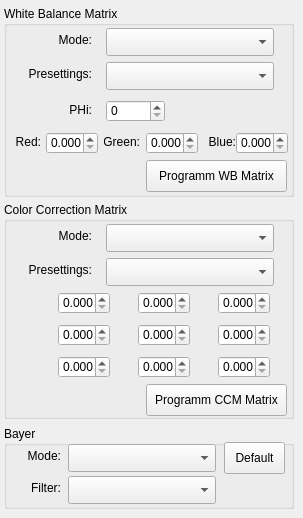
    <widget class="QWidget" name="ColorMatrixTab">
     <attribute name="title">
      <string>Color Matrix</string>
     </attribute>
     <widget class="QGroupBox" name="groupBox_3">
      <property name="geometry">
       <rect>
        <x>4</x>
        <y>6</y>
        <width>290</width>
        <height>191</height>
       </rect>
      </property>
      <property name="title">
       <string>White Balance Matrix</string>
      </property>
      <widget class="QPushButton" name="ProgramWBMatrixPushButton">
       <property name="geometry">
        <rect>
         <x>142</x>
         <y>154</y>
         <width>141</width>
         <height>32</height>
        </rect>
       </property>
       <property name="text">
        <string>Programm WB Matrix</string>
       </property>
      </widget>
      <widget class="QLabel" name="label_12">
       <property name="geometry">
        <rect>
         <x>8</x>
         <y>26</y>
         <width>80</width>
         <height>16</height>
        </rect>
       </property>
       <property name="text">
        <string>Mode:</string>
       </property>
       <property name="alignment">
        <set>Qt::AlignRight|Qt::AlignTrailing|Qt::AlignVCenter</set>
       </property>
      </widget>
      <widget class="QComboBox" name="WBModeComboBox">
       <property name="geometry">
        <rect>
         <x>102</x>
         <y>22</y>
         <width>168</width>
         <height>28</height>
        </rect>
       </property>
      </widget>
      <widget class="QLabel" name="label_20">
       <property name="geometry">
        <rect>
         <x>8</x>
         <y>60</y>
         <width>80</width>
         <height>16</height>
        </rect>
       </property>
       <property name="text">
        <string>Presettings:</string>
       </property>
       <property name="alignment">
        <set>Qt::AlignRight|Qt::AlignTrailing|Qt::AlignVCenter</set>
       </property>
      </widget>
      <widget class="QComboBox" name="WBPresettingComboBox">
       <property name="geometry">
        <rect>
         <x>102</x>
         <y>56</y>
         <width>168</width>
         <height>28</height>
        </rect>
       </property>
      </widget>
      <widget class="QLabel" name="label_25">
       <property name="geometry">
        <rect>
         <x>8</x>
         <y>128</y>
         <width>29</width>
         <height>16</height>
        </rect>
       </property>
       <property name="layoutDirection">
        <enum>Qt::LeftToRight</enum>
       </property>
       <property name="text">
        <string>Red:</string>
       </property>
       <property name="alignment">
        <set>Qt::AlignRight|Qt::AlignTrailing|Qt::AlignVCenter</set>
       </property>
      </widget>
      <widget class="QLabel" name="label_23">
       <property name="geometry">
        <rect>
         <x>196</x>
         <y>128</y>
         <width>36</width>
         <height>16</height>
        </rect>
       </property>
       <property name="layoutDirection">
        <enum>Qt::LeftToRight</enum>
       </property>
       <property name="text">
        <string>Blue:</string>
       </property>
       <property name="alignment">
        <set>Qt::AlignRight|Qt::AlignTrailing|Qt::AlignVCenter</set>
       </property>
      </widget>
      <widget class="QLabel" name="label_24">
       <property name="geometry">
        <rect>
         <x>100</x>
         <y>128</y>
         <width>36</width>
         <height>16</height>
        </rect>
       </property>
       <property name="layoutDirection">
        <enum>Qt::LeftToRight</enum>
       </property>
       <property name="text">
        <string>Green:</string>
       </property>
       <property name="alignment">
        <set>Qt::AlignRight|Qt::AlignTrailing|Qt::AlignVCenter</set>
       </property>
      </widget>
      <widget class="QDoubleSpinBox" name="WBRedSpinBox">
       <property name="geometry">
        <rect>
         <x>42</x>
         <y>126</y>
         <width>52</width>
         <height>22</height>
        </rect>
       </property>
       <property name="decimals">
        <number>3</number>
       </property>
       <property name="maximum">
        <double>5.000000000000000</double>
       </property>
      </widget>
      <widget class="QSpinBox" name="WBPHiSpinBox">
       <property name="geometry">
        <rect>
         <x>102</x>
         <y>94</y>
         <width>59</width>
         <height>22</height>
        </rect>
       </property>
       <property name="maximum">
        <number>8192</number>
       </property>
      </widget>
      <widget class="QLabel" name="label_21">
       <property name="geometry">
        <rect>
         <x>8</x>
         <y>96</y>
         <width>80</width>
         <height>16</height>
        </rect>
       </property>
       <property name="layoutDirection">
        <enum>Qt::LeftToRight</enum>
       </property>
       <property name="text">
        <string>PHi:</string>
       </property>
       <property name="alignment">
        <set>Qt::AlignRight|Qt::AlignTrailing|Qt::AlignVCenter</set>
       </property>
      </widget>
      <widget class="QDoubleSpinBox" name="WBGreenSpinBox">
       <property name="geometry">
        <rect>
         <x>142</x>
         <y>126</y>
         <width>52</width>
         <height>22</height>
        </rect>
       </property>
       <property name="decimals">
        <number>3</number>
       </property>
       <property name="maximum">
        <double>5.000000000000000</double>
       </property>
      </widget>
      <widget class="QDoubleSpinBox" name="WBBlueSpinBox">
       <property name="geometry">
        <rect>
         <x>232</x>
         <y>126</y>
         <width>52</width>
         <height>22</height>
        </rect>
       </property>
       <property name="decimals">
        <number>3</number>
       </property>
       <property name="maximum">
        <double>5.000000000000000</double>
       </property>
      </widget>
     </widget>
     <widget class="QGroupBox" name="groupBox_5">
      <property name="geometry">
       <rect>
        <x>4</x>
        <y>202</y>
        <width>290</width>
        <height>217</height>
       </rect>
      </property>
      <property name="title">
       <string>Color Correction Matrix</string>
      </property>
      <widget class="QPushButton" name="ProgramCCMMatrixPushButton">
       <property name="geometry">
        <rect>
         <x>142</x>
         <y>182</y>
         <width>141</width>
         <height>32</height>
        </rect>
       </property>
       <property name="text">
        <string>Programm CCM Matrix</string>
       </property>
      </widget>
      <widget class="QLabel" name="label_22">
       <property name="geometry">
        <rect>
         <x>8</x>
         <y>26</y>
         <width>80</width>
         <height>16</height>
        </rect>
       </property>
       <property name="text">
        <string>Mode:</string>
       </property>
       <property name="alignment">
        <set>Qt::AlignRight|Qt::AlignTrailing|Qt::AlignVCenter</set>
       </property>
      </widget>
      <widget class="QComboBox" name="CCMModeComboBox">
       <property name="geometry">
        <rect>
         <x>102</x>
         <y>22</y>
         <width>168</width>
         <height>28</height>
        </rect>
       </property>
      </widget>
      <widget class="QLabel" name="label_26">
       <property name="geometry">
        <rect>
         <x>8</x>
         <y>60</y>
         <width>80</width>
         <height>16</height>
        </rect>
       </property>
       <property name="text">
        <string>Presettings:</string>
       </property>
       <property name="alignment">
        <set>Qt::AlignRight|Qt::AlignTrailing|Qt::AlignVCenter</set>
       </property>
      </widget>
      <widget class="QComboBox" name="CCMPresettingComboBox">
       <property name="geometry">
        <rect>
         <x>102</x>
         <y>56</y>
         <width>168</width>
         <height>28</height>
        </rect>
       </property>
      </widget>
      <widget class="QDoubleSpinBox" name="CCM00SpinBox">
       <property name="geometry">
        <rect>
         <x>54</x>
         <y>90</y>
         <width>52</width>
         <height>22</height>
        </rect>
       </property>
       <property name="decimals">
        <number>3</number>
       </property>
       <property name="maximum">
        <double>999999999999.000000000000000</double>
       </property>
       <property name="singleStep">
        <double>0.001000000000000</double>
       </property>
      </widget>
      <widget class="QDoubleSpinBox" name="CCM01SpinBox">
       <property name="geometry">
        <rect>
         <x>134</x>
         <y>90</y>
         <width>52</width>
         <height>22</height>
        </rect>
       </property>
       <property name="decimals">
        <number>3</number>
       </property>
       <property name="maximum">
        <double>999999999999.000000000000000</double>
       </property>
       <property name="singleStep">
        <double>0.001000000000000</double>
       </property>
      </widget>
      <widget class="QDoubleSpinBox" name="CCM02SpinBox">
       <property name="geometry">
        <rect>
         <x>214</x>
         <y>90</y>
         <width>52</width>
         <height>22</height>
        </rect>
       </property>
       <property name="decimals">
        <number>3</number>
       </property>
       <property name="maximum">
        <double>999999999999.000000000000000</double>
       </property>
       <property name="singleStep">
        <double>0.001000000000000</double>
       </property>
      </widget>
      <widget class="QDoubleSpinBox" name="CCM11SpinBox">
       <property name="geometry">
        <rect>
         <x>134</x>
         <y>122</y>
         <width>52</width>
         <height>22</height>
        </rect>
       </property>
       <property name="decimals">
        <number>3</number>
       </property>
       <property name="maximum">
        <double>999999999999.000000000000000</double>
       </property>
       <property name="singleStep">
        <double>0.001000000000000</double>
       </property>
      </widget>
      <widget class="QDoubleSpinBox" name="CCM10SpinBox">
       <property name="geometry">
        <rect>
         <x>54</x>
         <y>122</y>
         <width>52</width>
         <height>22</height>
        </rect>
       </property>
       <property name="decimals">
        <number>3</number>
       </property>
       <property name="maximum">
        <double>999999999999.000000000000000</double>
       </property>
       <property name="singleStep">
        <double>0.001000000000000</double>
       </property>
      </widget>
      <widget class="QDoubleSpinBox" name="CCM12SpinBox">
       <property name="geometry">
        <rect>
         <x>214</x>
         <y>122</y>
         <width>52</width>
         <height>22</height>
        </rect>
       </property>
       <property name="decimals">
        <number>3</number>
       </property>
       <property name="maximum">
        <double>999999999999.000000000000000</double>
       </property>
       <property name="singleStep">
        <double>0.001000000000000</double>
       </property>
      </widget>
      <widget class="QDoubleSpinBox" name="CCM21SpinBox">
       <property name="geometry">
        <rect>
         <x>134</x>
         <y>154</y>
         <width>52</width>
         <height>22</height>
        </rect>
       </property>
       <property name="decimals">
        <number>3</number>
       </property>
       <property name="maximum">
        <double>999999999999.000000000000000</double>
       </property>
       <property name="singleStep">
        <double>0.001000000000000</double>
       </property>
      </widget>
      <widget class="QDoubleSpinBox" name="CCM22SpinBox">
       <property name="geometry">
        <rect>
         <x>214</x>
         <y>154</y>
         <width>52</width>
         <height>22</height>
        </rect>
       </property>
       <property name="decimals">
        <number>3</number>
       </property>
       <property name="maximum">
        <double>999999999999.000000000000000</double>
       </property>
       <property name="singleStep">
        <double>0.001000000000000</double>
       </property>
      </widget>
      <widget class="QDoubleSpinBox" name="CCM20SpinBox">
       <property name="geometry">
        <rect>
         <x>54</x>
         <y>154</y>
         <width>52</width>
         <height>22</height>
        </rect>
       </property>
       <property name="decimals">
        <number>3</number>
       </property>
       <property name="maximum">
        <double>999999999999.000000000000000</double>
       </property>
       <property name="singleStep">
        <double>0.001000000000000</double>
       </property>
      </widget>
     </widget>
     <widget class="QGroupBox" name="groupBox_6">
      <property name="geometry">
       <rect>
        <x>4</x>
        <y>426</y>
        <width>290</width>
        <height>83</height>
       </rect>
      </property>
      <property name="title">
       <string>Bayer</string>
      </property>
      <widget class="QLabel" name="label_27">
       <property name="geometry">
        <rect>
         <x>10</x>
         <y>22</y>
         <width>47</width>
         <height>16</height>
        </rect>
       </property>
       <property name="text">
        <string>Mode:</string>
       </property>
       <property name="alignment">
        <set>Qt::AlignRight|Qt::AlignTrailing|Qt::AlignVCenter</set>
       </property>
      </widget>
      <widget class="QComboBox" name="BayerModeComboBox">
       <property name="geometry">
        <rect>
         <x>64</x>
         <y>18</y>
         <width>148</width>
         <height>28</height>
        </rect>
       </property>
      </widget>
      <widget class="QComboBox" name="BayerFilterComboBox">
       <property name="geometry">
        <rect>
         <x>64</x>
         <y>50</y>
         <width>148</width>
         <height>28</height>
        </rect>
       </property>
      </widget>
      <widget class="QLabel" name="label_28">
       <property name="geometry">
        <rect>
         <x>10</x>
         <y>54</y>
         <width>47</width>
         <height>16</height>
        </rect>
       </property>
       <property name="text">
        <string>Filter:</string>
       </property>
       <property name="alignment">
        <set>Qt::AlignRight|Qt::AlignTrailing|Qt::AlignVCenter</set>
       </property>
      </widget>
      <widget class="QPushButton" name="DefaultBayerPushButton">
       <property name="geometry">
        <rect>
         <x>220</x>
         <y>16</y>
         <width>61</width>
         <height>32</height>
        </rect>
       </property>
       <property name="text">
        <string>Default</string>
       </property>
      </widget>
     </widget>
    </widget>
